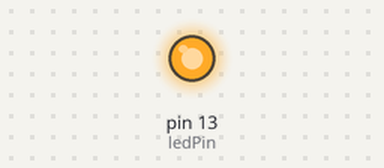
Bench run of a sketch on a simulated Arduino Uno, built with avr-gcc and run on an emulated ATmega328P. On the bench: output pins drawn as LEDs (lit = HIGH).

Above: at 0.1 s.
Timing chart, 0 to 1.6 s (numbered marks = the images above):
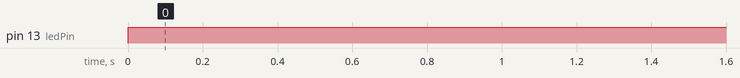

Measured:
- by itself, pin 13 (ledPin): LOW → HIGH at 0.00 s

The sketch:

fade.ino
```cpp
int ledPin = 13;
int ledLevel = 0;
int levelStep = 51;
int sensorPin = 0;
int sensorVal = analogRead(sensorPin);

void setup() {
  pinMode(ledPin, OUTPUT);
}

void loop() {
  sensorVal = constrain(sensorVal, 750, 900);
  ledLevel = map(sensorVal, 750, 900, 255, 0);
  analogWrite(ledPin, ledLevel);

  /*
  ledLevel += levelStep;
  if (ledLevel > 255) {
    ledLevel = 0;
  }
  analogWrite(ledPin, ledLevel);
  */
}
```
